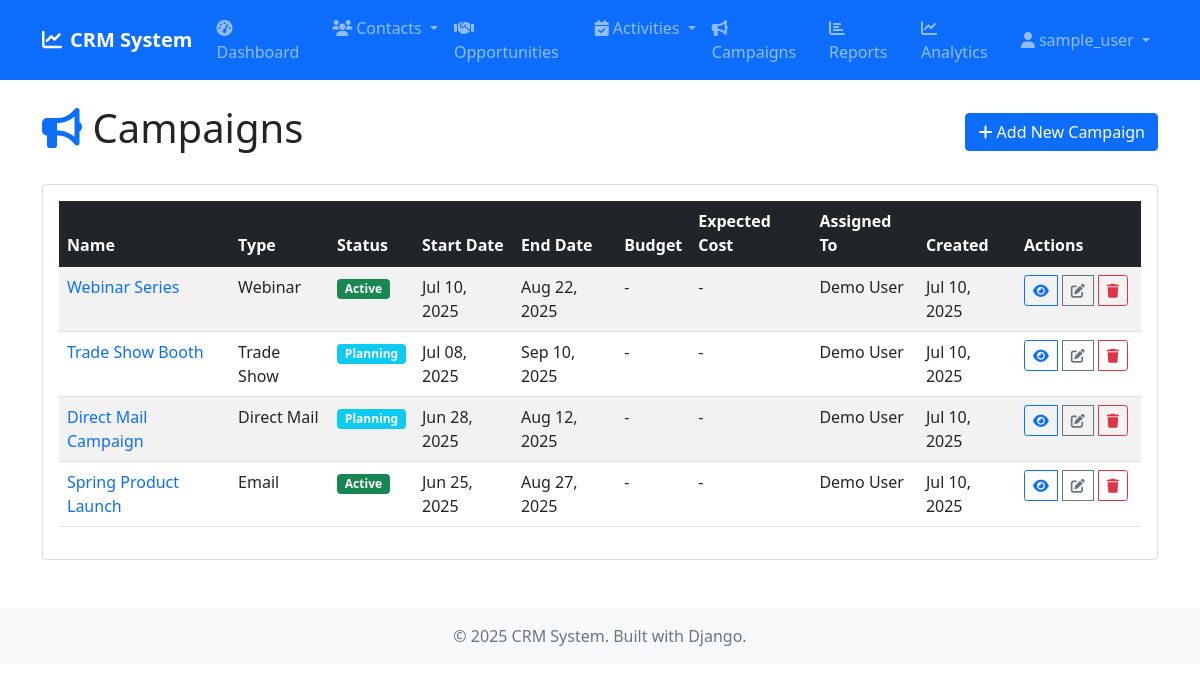
Screenshot of /campaigns/ (signed in) with the database file from the repository.
### campaigns/models.py (models this page shows, shortened)
class Campaign(models.Model):
    STATUS_CHOICES = [
        ('planning', 'Planning'),
        ('active', 'Active'),
        ('inactive', 'Inactive'),
        ('complete', 'Complete'),
    ]
    TYPE_CHOICES = [
        ('conference', 'Conference'),
        ('webinar', 'Webinar'),
        ('trade_show', 'Trade Show'),
        ('public_relations', 'Public Relations'),
        ('partners', 'Partners'),
        ('direct_mail', 'Direct Mail'),
        ('email', 'Email'),
        ('telemarketing', 'Telemarketing'),
        ('others', 'Others'),
    ]
    name = models.CharField(max_length=200)
    status = models.CharField(max_length=15, choices=STATUS_CHOICES, default='planning')
    campaign_type = models.CharField(max_length=20, choices=TYPE_CHOICES, blank=True)
    start_date = models.DateField()
    end_date = models.DateField()
    budgeted_cost = models.DecimalField(max_digits=15, decimal_places=2, null=True, blank=True)
    actual_cost = models.DecimalField(max_digits=15, decimal_places=2, null=True, blank=True)
    expected_revenue = models.DecimalField(max_digits=15, decimal_places=2, null=True, blank=True)
    expected_response = models.CharField(max_length=10, blank=True, help_text='Expected response rate %')
    num_sent = models.IntegerField(default=0)
    description = models.TextField(blank=True)
    objective = models.TextField(blank=True)
    assigned_to = models.ForeignKey(User, on_delete=models.SET_NULL, null=True, blank=True)
    created_by = models.ForeignKey(User, on_delete=models.SET_NULL, null=True, blank=True, related_name='created_campaigns')
    created_at = models.DateTimeField(auto_now_add=True)
    updated_at = models.DateTimeField(auto_now=True)
    class Meta:
        ordering = ['-start_date']

### campaigns/views.py (the view)
# urls.py: path('', views.CampaignListView.as_view(), name='list'),
class CampaignListView(LoginRequiredMixin, ListView):
    model = Campaign
    template_name = 'campaigns/campaign_list.html'
    context_object_name = 'campaigns'
    paginate_by = 25
    def get_queryset(self):
        return Campaign.objects.select_related('assigned_to').order_by('-start_date')

### templates/campaigns/campaign_list.html (shortened to what this page needs)
{% extends 'base.html' %}
{% block content %}
<div class="d-flex justify-content-between align-items-center mb-4">
    <h1><i class="fas fa-bullhorn text-primary"></i> Campaigns</h1>
    <a href="{% url 'campaigns:create' %}" class="btn btn-primary">
        <i class="fas fa-plus"></i> Add New Campaign
    </a>
</div>
<div class="card">
    <div class="card-body">
        <div class="table-responsive">
            <table class="table table-striped table-hover">
                <thead class="table-dark">
                    <tr>
                        <th>Name</th>
                        <th>Type</th>
                        <th>Status</th>
                        <th>Start Date</th>
                        <th>End Date</th>
                        <th>Budget</th>
                        <th>Expected Cost</th>
                        <th>Assigned To</th>
                        <th>Created</th>
                        <th>Actions</th>
                    </tr>
                </thead>
                <tbody>
                    {% for campaign in campaigns %}
                    <tr>
                        <td>
                            <a href="{% url 'campaigns:detail' campaign.pk %}" class="text-decoration-none">
                                {{ campaign.name }}
                            </a>
                        </td>
                        <td>{{ campaign.get_campaign_type_display|default:"-" }}</td>
                        <td>
                            <span class="badge {% if campaign.status == 'active' %}bg-success{% elif campaign.status == 'planning' %}bg-info{% elif campaign.status == 'completed' %}bg-primary{% elif campaign.status == 'paused' %}bg-warning{% else %}bg-secondary{% endif %}">
                                {{ campaign.get_status_display }}
                            </span>
                        </td>
                        <td>{{ campaign.start_date|date:"M d, Y"|default:"-" }}</td>
                        <td>{{ campaign.end_date|date:"M d, Y"|default:"-" }}</td>
                        <td>
                            {% if campaign.budget %}
                                ${{ campaign.budget|floatformat:0 }}
                            {% else %}
                                -
                            {% endif %}
                        </td>
                        <td>
                            {% if campaign.expected_cost %}
                                ${{ campaign.expected_cost|floatformat:0 }}
                            {% else %}
                                -
                            {% endif %}
                        </td>
                        <td>{{ campaign.assigned_to.get_full_name|default:"-" }}</td>
                        <td>{{ campaign.created_at|date:"M d, Y" }}</td>
                        <td>
                            <div class="btn-group" role="group">
                                <a href="{% url 'campaigns:detail' campaign.pk %}" class="btn btn-sm btn-outline-primary" title="View">
                                    <i class="fas fa-eye"></i>
                                </a>
                                <a href="{% url 'campaigns:edit' campaign.pk %}" class="btn btn-sm btn-outline-secondary" title="Edit">
                                    <i class="fas fa-edit"></i>
                                </a>
                                <a href="{% url 'campaigns:delete' campaign.pk %}" class="btn btn-sm btn-outline-danger" title="Delete">
                                    <i class="fas fa-trash"></i>
                                </a>
                            </div>
                        </td>
                    </tr>
                    {% endfor %}
                </tbody>
            </table>
        </div>
    </div>
</div>
{% endblock %}

### templates/base.html (shortened to what this page needs)
<!DOCTYPE html>
<html lang="en">
<head>
    <link href="https://cdn.jsdelivr.net/npm/bootstrap@5.1.3/dist/css/bootstrap.min.css" rel="stylesheet">
    <link href="https://cdnjs.cloudflare.com/ajax/libs/font-awesome/6.0.0/css/all.min.css" rel="stylesheet">
    {% load static %}
    <link href="{% static 'css/custom.css' %}" rel="stylesheet">
</head>
<body>
    <nav class="navbar navbar-expand-lg navbar-dark bg-primary">
        <div class="container">
            <a class="navbar-brand" href="{% url 'dashboard:home' %}">
                <i class="fas fa-chart-line me-2"></i>CRM System
            </a>
            {% if user.is_authenticated %}
            <div class="collapse navbar-collapse" id="navbarNav">
                <ul class="navbar-nav me-auto">
                    <li class="nav-item">
                        <a class="nav-link" href="{% url 'dashboard:home' %}">
                            <i class="fas fa-tachometer-alt me-1"></i>Dashboard
                        </a>
                    </li>
                    <li class="nav-item dropdown">
                        <a class="nav-link dropdown-toggle" href="#" role="button" data-bs-toggle="dropdown">
                            <i class="fas fa-users me-1"></i>Contacts
                        </a>
                    </li>
                    <li class="nav-item">
                        <a class="nav-link" href="{% url 'opportunities:list' %}">
                            <i class="fas fa-handshake me-1"></i>Opportunities
                        </a>
                    </li>
                    <li class="nav-item dropdown">
                        <a class="nav-link dropdown-toggle" href="#" role="button" data-bs-toggle="dropdown">
                            <i class="fas fa-calendar-check me-1"></i>Activities
                        </a>
                    </li>
                    <li class="nav-item">
                        <a class="nav-link" href="{% url 'campaigns:list' %}">
                            <i class="fas fa-bullhorn me-1"></i>Campaigns
                        </a>
                    </li>
                    <li class="nav-item">
                        <a class="nav-link" href="{% url 'dashboard:reports' %}">
                            <i class="fas fa-chart-bar me-1"></i>Reports
                        </a>
                    </li>
                    <li class="nav-item">
                        <a class="nav-link" href="{% url 'dashboard:analytics' %}">
                            <i class="fas fa-chart-line me-1"></i>Analytics
                        </a>
                    </li>
                </ul>
                <ul class="navbar-nav">
                    <li class="nav-item dropdown">
                        <a class="nav-link dropdown-toggle" href="#" role="button" data-bs-toggle="dropdown">
                            <i class="fas fa-user me-1"></i>{{ user.username }}
                        </a>
                    </li>
                </ul>
            </div>
            {% endif %}
        </div>
    </nav>
    <main class="container my-4">
        {% block content %}
        {% endblock %}
    </main>
    <footer class="bg-light text-center py-3 mt-5">
        <div class="container">
            <p class="text-muted mb-0">&copy; 2025 CRM System. Built with Django.</p>
        </div>
    </footer>
</body>
</html>

### static/css/custom.css (style rules this page uses)
.navbar-brand { font-weight: bold; }
.btn-sm { margin-right: 5px; }

### rows the page displays
Campaign: name "Webinar Series", campaign_type "Webinar", status "Active", start_date "Jul 10, 2025", end_date "Aug 22, 2025", assigned_to.get_full_name "Demo User", created_at "Jul 10, 2025"
Campaign: name "Trade Show Booth", campaign_type "Trade Show", status "Planning", start_date "Jul 08, 2025", end_date "Sep 10, 2025", assigned_to.get_full_name "Demo User", created_at "Jul 10, 2025"
Campaign: name "Direct Mail Campaign", campaign_type "Direct Mail", status "Planning", start_date "Jun 28, 2025", end_date "Aug 12, 2025", assigned_to.get_full_name "Demo User", created_at "Jul 10, 2025"
Campaign: name "Spring Product Launch", campaign_type "Email", status "Active", start_date "Jun 25, 2025", end_date "Aug 27, 2025", assigned_to.get_full_name "Demo User", created_at "Jul 10, 2025"

### other values shown
{{ user.username }} "sample_user"
